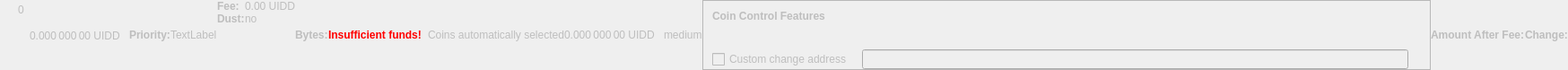
    <widget class="QWidget" name="dummyHideWidget" native="true">
     <property name="enabled">
      <bool>false</bool>
     </property>
     <property name="maximumSize">
      <size>
       <width>100</width>
       <height>22</height>
      </size>
     </property>
     <layout class="QHBoxLayout" name="dummyHideLayout">
      <property name="spacing">
       <number>0</number>
      </property>
      <property name="leftMargin">
       <number>0</number>
      </property>
      <property name="topMargin">
       <number>0</number>
      </property>
      <property name="rightMargin">
       <number>0</number>
      </property>
      <property name="bottomMargin">
       <number>0</number>
      </property>
      <item>
       <layout class="QFormLayout" name="formLayoutCoinControl1">
        <property name="horizontalSpacing">
         <number>10</number>
        </property>
        <property name="verticalSpacing">
         <number>14</number>
        </property>
        <property name="leftMargin">
         <number>10</number>
        </property>
        <property name="topMargin">
         <number>4</number>
        </property>
        <property name="rightMargin">
         <number>6</number>
        </property>
        <item row="0" column="1">
         <widget class="QLabel" name="labelCoinControlBytes">
          <property name="cursor">
           <cursorShape>IBeamCursor</cursorShape>
          </property>
          <property name="contextMenuPolicy">
           <enum>Qt::ActionsContextMenu</enum>
          </property>
          <property name="text">
           <string notr="true">0</string>
          </property>
          <property name="textInteractionFlags">
           <set>Qt::LinksAccessibleByMouse|Qt::TextSelectableByKeyboard|Qt::TextSelectableByMouse</set>
          </property>
         </widget>
        </item>
       </layout>
      </item>
      <item>
       <widget class="QLabel" name="labelCoinControlAfterFee">
        <property name="enabled">
         <bool>false</bool>
        </property>
        <property name="sizePolicy">
         <sizepolicy hsizetype="Fixed" vsizetype="Fixed">
          <horstretch>0</horstretch>
          <verstretch>0</verstretch>
         </sizepolicy>
        </property>
        <property name="minimumSize">
         <size>
          <width>111</width>
          <height>12</height>
         </size>
        </property>
        <property name="maximumSize">
         <size>
          <width>111</width>
          <height>12</height>
         </size>
        </property>
        <property name="cursor">
         <cursorShape>IBeamCursor</cursorShape>
        </property>
        <property name="contextMenuPolicy">
         <enum>Qt::ActionsContextMenu</enum>
        </property>
        <property name="text">
         <string notr="true">0.000 000 00 UIDD</string>
        </property>
        <property name="textInteractionFlags">
         <set>Qt::LinksAccessibleByMouse|Qt::TextSelectableByKeyboard|Qt::TextSelectableByMouse</set>
        </property>
       </widget>
      </item>
      <item>
       <widget class="QLabel" name="labelCoinControlPriorityText">
        <property name="enabled">
         <bool>false</bool>
        </property>
        <property name="font">
         <font>
          <weight>75</weight>
          <bold>true</bold>
         </font>
        </property>
        <property name="text">
         <string>Priority:</string>
        </property>
       </widget>
      </item>
      <item>
       <layout class="QHBoxLayout" name="horizontalLayout">
        <item>
         <widget class="QLabel" name="WarningLabel">
          <property name="text">
           <string>TextLabel</string>
          </property>
         </widget>
        </item>
       </layout>
      </item>
      <item>
       <layout class="QFormLayout" name="formLayoutCoinControl3">
        <property name="horizontalSpacing">
         <number>0</number>
        </property>
        <property name="verticalSpacing">
         <number>0</number>
        </property>
        <property name="leftMargin">
         <number>0</number>
        </property>
        <property name="topMargin">
         <number>0</number>
        </property>
        <property name="rightMargin">
         <number>0</number>
        </property>
        <item row="0" column="0">
         <widget class="QLabel" name="labelCoinControlFeeText">
          <property name="enabled">
           <bool>false</bool>
          </property>
          <property name="font">
           <font>
            <weight>75</weight>
            <bold>true</bold>
           </font>
          </property>
          <property name="text">
           <string>Fee:</string>
          </property>
          <property name="margin">
           <number>0</number>
          </property>
         </widget>
        </item>
        <item row="0" column="1">
         <widget class="QLabel" name="labelCoinControlFee">
          <property name="enabled">
           <bool>false</bool>
          </property>
          <property name="cursor">
           <cursorShape>IBeamCursor</cursorShape>
          </property>
          <property name="contextMenuPolicy">
           <enum>Qt::ActionsContextMenu</enum>
          </property>
          <property name="text">
           <string notr="true">0.00 UIDD</string>
          </property>
          <property name="textInteractionFlags">
           <set>Qt::LinksAccessibleByMouse|Qt::TextSelectableByKeyboard|Qt::TextSelectableByMouse</set>
          </property>
         </widget>
        </item>
        <item row="1" column="0">
         <widget class="QLabel" name="labelCoinControlLowOutputText">
          <property name="enabled">
           <bool>false</bool>
          </property>
          <property name="font">
           <font>
            <weight>75</weight>
            <bold>true</bold>
           </font>
          </property>
          <property name="text">
           <string>Dust:</string>
          </property>
         </widget>
        </item>
        <item row="1" column="1">
         <widget class="QLabel" name="labelCoinControlLowOutput">
          <property name="enabled">
           <bool>false</bool>
          </property>
          <property name="cursor">
           <cursorShape>IBeamCursor</cursorShape>
          </property>
          <property name="contextMenuPolicy">
           <enum>Qt::ActionsContextMenu</enum>
          </property>
          <property name="text">
           <string>no</string>
          </property>
          <property name="textInteractionFlags">
           <set>Qt::LinksAccessibleByMouse|Qt::TextSelectableByKeyboard|Qt::TextSelectableByMouse</set>
          </property>
         </widget>
        </item>
       </layout>
      </item>
      <item>
       <widget class="QLabel" name="labelCoinControlBytesText">
        <property name="enabled">
         <bool>false</bool>
        </property>
        <property name="font">
         <font>
          <weight>75</weight>
          <bold>true</bold>
         </font>
        </property>
        <property name="text">
         <string>Bytes:</string>
        </property>
       </widget>
      </item>
      <item>
       <layout class="QFormLayout" name="formLayoutCoinControl2">
        <property name="horizontalSpacing">
         <number>0</number>
        </property>
        <property name="verticalSpacing">
         <number>0</number>
        </property>
        <property name="leftMargin">
         <number>0</number>
        </property>
        <property name="topMargin">
         <number>0</number>
        </property>
        <property name="rightMargin">
         <number>0</number>
        </property>
       </layout>
      </item>
      <item>
       <layout class="QHBoxLayout" name="horizontalLayoutCoinControl2">
        <property name="spacing">
         <number>0</number>
        </property>
        <property name="bottomMargin">
         <number>0</number>
        </property>
       </layout>
      </item>
      <item>
       <widget class="QLabel" name="labelCoinControlInsuffFunds">
        <property name="enabled">
         <bool>false</bool>
        </property>
        <property name="minimumSize">
         <size>
          <width>0</width>
          <height>0</height>
         </size>
        </property>
        <property name="font">
         <font>
          <weight>75</weight>
          <bold>true</bold>
         </font>
        </property>
        <property name="styleSheet">
         <string notr="true">color:red;font-weight:bold;</string>
        </property>
        <property name="text">
         <string>Insufficient funds!</string>
        </property>
        <property name="margin">
         <number>5</number>
        </property>
       </widget>
      </item>
      <item>
       <layout class="QFormLayout" name="formLayoutCoinControl4">
        <property name="horizontalSpacing">
         <number>0</number>
        </property>
        <property name="verticalSpacing">
         <number>0</number>
        </property>
        <property name="leftMargin">
         <number>0</number>
        </property>
        <property name="topMargin">
         <number>0</number>
        </property>
        <property name="rightMargin">
         <number>0</number>
        </property>
       </layout>
      </item>
      <item>
       <widget class="QLabel" name="labelCoinControlChangeLabel">
        <property name="enabled">
         <bool>false</bool>
        </property>
        <property name="sizePolicy">
         <sizepolicy hsizetype="Preferred" vsizetype="Expanding">
          <horstretch>0</horstretch>
          <verstretch>0</verstretch>
         </sizepolicy>
        </property>
        <property name="minimumSize">
         <size>
          <width>0</width>
          <height>0</height>
         </size>
        </property>
        <property name="text">
         <string/>
        </property>
        <property name="margin">
         <number>3</number>
        </property>
       </widget>
      </item>
      <item>
       <widget class="QLabel" name="labelCoinControlAutomaticallySelected">
        <property name="enabled">
         <bool>false</bool>
        </property>
        <property name="sizePolicy">
         <sizepolicy hsizetype="Fixed" vsizetype="Fixed">
          <horstretch>0</horstretch>
          <verstretch>0</verstretch>
         </sizepolicy>
        </property>
        <property name="minimumSize">
         <size>
          <width>0</width>
          <height>0</height>
         </size>
        </property>
        <property name="maximumSize">
         <size>
          <width>240</width>
          <height>16777215</height>
         </size>
        </property>
        <property name="text">
         <string>Coins automatically selected</string>
        </property>
        <property name="margin">
         <number>5</number>
        </property>
       </widget>
      </item>
      <item>
       <widget class="QLabel" name="labelCoinControlChange">
        <property name="enabled">
         <bool>false</bool>
        </property>
        <property name="sizePolicy">
         <sizepolicy hsizetype="Fixed" vsizetype="Fixed">
          <horstretch>0</horstretch>
          <verstretch>0</verstretch>
         </sizepolicy>
        </property>
        <property name="minimumSize">
         <size>
          <width>111</width>
          <height>0</height>
         </size>
        </property>
        <property name="maximumSize">
         <size>
          <width>111</width>
          <height>16777215</height>
         </size>
        </property>
        <property name="cursor">
         <cursorShape>IBeamCursor</cursorShape>
        </property>
        <property name="contextMenuPolicy">
         <enum>Qt::ActionsContextMenu</enum>
        </property>
        <property name="text">
         <string notr="true">0.000 000 00 UIDD</string>
        </property>
        <property name="textInteractionFlags">
         <set>Qt::LinksAccessibleByMouse|Qt::TextSelectableByKeyboard|Qt::TextSelectableByMouse</set>
        </property>
       </widget>
      </item>
      <item>
       <widget class="QLabel" name="labelCoinControlPriority">
        <property name="enabled">
         <bool>false</bool>
        </property>
        <property name="cursor">
         <cursorShape>IBeamCursor</cursorShape>
        </property>
        <property name="contextMenuPolicy">
         <enum>Qt::ActionsContextMenu</enum>
        </property>
        <property name="text">
         <string>medium</string>
        </property>
        <property name="textInteractionFlags">
         <set>Qt::LinksAccessibleByMouse|Qt::TextSelectableByKeyboard|Qt::TextSelectableByMouse</set>
        </property>
       </widget>
      </item>
      <item>
       <widget class="QFrame" name="frameCoinControl">
        <property name="sizePolicy">
         <sizepolicy hsizetype="Expanding" vsizetype="Expanding">
          <horstretch>0</horstretch>
          <verstretch>0</verstretch>
         </sizepolicy>
        </property>
        <property name="maximumSize">
         <size>
          <width>16777215</width>
          <height>16777215</height>
         </size>
        </property>
        <property name="frameShape">
         <enum>QFrame::StyledPanel</enum>
        </property>
        <property name="frameShadow">
         <enum>QFrame::Sunken</enum>
        </property>
        <layout class="QVBoxLayout" name="verticalLayoutCoinControl2_2">
         <property name="spacing">
          <number>0</number>
         </property>
         <property name="leftMargin">
          <number>0</number>
         </property>
         <property name="topMargin">
          <number>0</number>
         </property>
         <property name="rightMargin">
          <number>0</number>
         </property>
         <property name="bottomMargin">
          <number>0</number>
         </property>
         <item>
          <layout class="QVBoxLayout" name="verticalLayoutCoinControl" stretch="0,0,0,1">
           <property name="spacing">
            <number>0</number>
           </property>
           <property name="leftMargin">
            <number>10</number>
           </property>
           <property name="topMargin">
            <number>10</number>
           </property>
           <item>
            <layout class="QHBoxLayout" name="horizontalLayoutCoinControl1">
             <property name="bottomMargin">
              <number>15</number>
             </property>
             <item>
              <widget class="QLabel" name="labelCoinControlFeatures">
               <property name="enabled">
                <bool>false</bool>
               </property>
               <property name="sizePolicy">
                <sizepolicy hsizetype="Preferred" vsizetype="Maximum">
                 <horstretch>0</horstretch>
                 <verstretch>0</verstretch>
                </sizepolicy>
               </property>
               <property name="font">
                <font>
                 <weight>75</weight>
                 <bold>true</bold>
                </font>
               </property>
               <property name="styleSheet">
                <string notr="true">font-weight:bold;</string>
               </property>
               <property name="text">
                <string>Coin Control Features</string>
               </property>
              </widget>
             </item>
            </layout>
           </item>
           <item>
            <widget class="QWidget" name="widgetCoinControl" native="true">
             <property name="sizePolicy">
              <sizepolicy hsizetype="Preferred" vsizetype="Preferred">
               <horstretch>0</horstretch>
               <verstretch>0</verstretch>
              </sizepolicy>
             </property>
             <property name="minimumSize">
              <size>
               <width>0</width>
               <height>0</height>
              </size>
             </property>
             <property name="styleSheet">
              <string notr="true"/>
             </property>
             <layout class="QHBoxLayout" name="horizontalLayoutCoinControl5_2">
              <property name="leftMargin">
               <number>0</number>
              </property>
              <property name="topMargin">
               <number>0</number>
              </property>
              <property name="rightMargin">
               <number>0</number>
              </property>
              <property name="bottomMargin">
               <number>0</number>
              </property>
              <item>
               <layout class="QHBoxLayout" name="horizontalLayoutCoinControl3">
                <property name="spacing">
                 <number>20</number>
                </property>
                <property name="topMargin">
                 <number>0</number>
                </property>
                <property name="bottomMargin">
                 <number>10</number>
                </property>
               </layout>
              </item>
             </layout>
            </widget>
           </item>
           <item>
            <layout class="QHBoxLayout" name="horizontalLayoutCoinControl4" stretch="0,0,0">
             <property name="spacing">
              <number>12</number>
             </property>
             <property name="sizeConstraint">
              <enum>QLayout::SetDefaultConstraint</enum>
             </property>
             <property name="topMargin">
              <number>5</number>
             </property>
             <property name="rightMargin">
              <number>5</number>
             </property>
             <item>
              <widget class="QCheckBox" name="checkBoxCoinControlChange">
               <property name="enabled">
                <bool>false</bool>
               </property>
               <property name="toolTip">
                <string>If this is activated, but the change address is empty or invalid, change will be sent to a newly generated address.</string>
               </property>
               <property name="text">
                <string>Custom change address</string>
               </property>
              </widget>
             </item>
             <item>
              <widget class="QValidatedLineEdit" name="lineEditCoinControlChange">
               <property name="enabled">
                <bool>false</bool>
               </property>
               <property name="sizePolicy">
                <sizepolicy hsizetype="Expanding" vsizetype="Fixed">
                 <horstretch>0</horstretch>
                 <verstretch>0</verstretch>
                </sizepolicy>
               </property>
              </widget>
             </item>
             <item>
              <widget class="QLabel" name="labelCoinControlChangeLabel_2">
               <property name="sizePolicy">
                <sizepolicy hsizetype="Preferred" vsizetype="Expanding">
                 <horstretch>0</horstretch>
                 <verstretch>0</verstretch>
                </sizepolicy>
               </property>
               <property name="minimumSize">
                <size>
                 <width>0</width>
                 <height>0</height>
                </size>
               </property>
               <property name="text">
                <string/>
               </property>
               <property name="margin">
                <number>3</number>
               </property>
              </widget>
             </item>
            </layout>
           </item>
           <item>
            <spacer name="verticalSpacerCoinControl">
             <property name="orientation">
              <enum>Qt::Vertical</enum>
             </property>
             <property name="sizeHint" stdset="0">
              <size>
               <width>800</width>
               <height>1</height>
              </size>
             </property>
            </spacer>
           </item>
          </layout>
         </item>
        </layout>
       </widget>
      </item>
      <item>
       <widget class="QLabel" name="labelCoinControlAfterFeeText">
        <property name="enabled">
         <bool>false</bool>
        </property>
        <property name="minimumSize">
         <size>
          <width>0</width>
          <height>0</height>
         </size>
        </property>
        <property name="maximumSize">
         <size>
          <width>16777215</width>
          <height>16777215</height>
         </size>
        </property>
        <property name="font">
         <font>
          <weight>75</weight>
          <bold>true</bold>
         </font>
        </property>
        <property name="text">
         <string>Amount After Fee:</string>
        </property>
        <property name="alignment">
         <set>Qt::AlignLeading|Qt::AlignLeft|Qt::AlignVCenter</set>
        </property>
        <property name="margin">
         <number>0</number>
        </property>
       </widget>
      </item>
      <item>
       <widget class="QLabel" name="labelCoinControlChangeText">
        <property name="enabled">
         <bool>false</bool>
        </property>
        <property name="sizePolicy">
         <sizepolicy hsizetype="Preferred" vsizetype="Preferred">
          <horstretch>0</horstretch>
          <verstretch>0</verstretch>
         </sizepolicy>
        </property>
        <property name="minimumSize">
         <size>
          <width>0</width>
          <height>0</height>
         </size>
        </property>
        <property name="maximumSize">
         <size>
          <width>16777215</width>
          <height>16777215</height>
         </size>
        </property>
        <property name="font">
         <font>
          <weight>75</weight>
          <bold>true</bold>
         </font>
        </property>
        <property name="text">
         <string>Change:</string>
        </property>
        <property name="alignment">
         <set>Qt::AlignLeading|Qt::AlignLeft|Qt::AlignVCenter</set>
        </property>
       </widget>
      </item>
     </layout>
    </widget>
